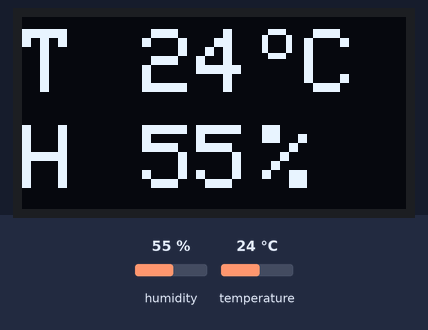
This sketch was run on a simulated Arduino Uno, built with avr-gcc and run on an emulated ATmega328P. Shown: 128×64 one-colour display. The inputs (shaded band) are chosen by the test bench; at power-on: humidity 55 %, temperature 24 °C. What the sketch prints to the serial monitor is not drawn.

Above: at 10.9 s.
11.0 s: humidity set to 22 %
At 16.3 s:
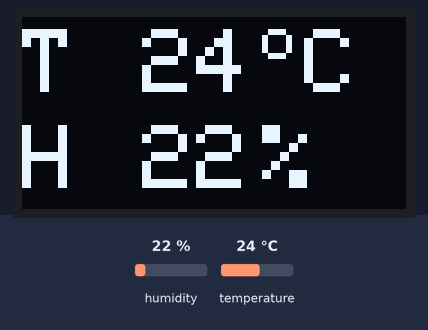
18.5 s: temperature set to 12 °C
At 20.8 s:
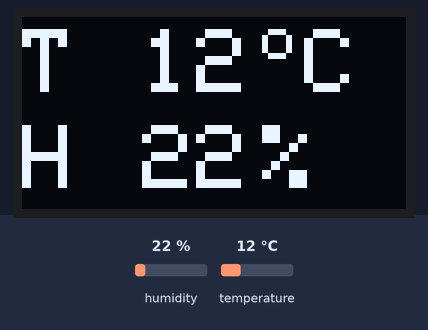
26.0 s: humidity set to 40 %
At 31.1 s:
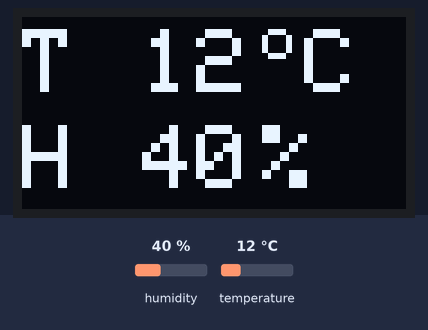
33.5 s: temperature set to 19 °C
At 36.9 s:
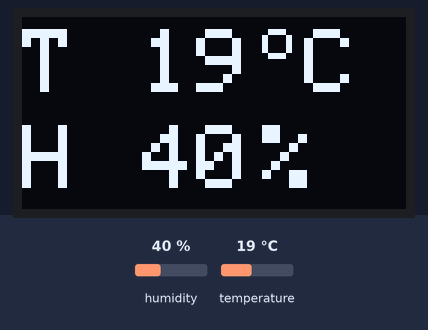
Timing chart, 0 to 38.4 s (numbered marks = the images above; inputs shaded):
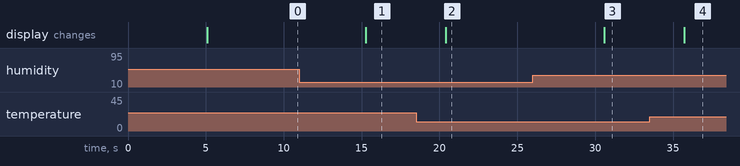

The sketch:

oled_test.ino
```cpp
#include <SPI.h>
#include <Wire.h>
#include <Adafruit_GFX.h>
#include <Adafruit_SSD1306.h>
#include "DHT.h"

#define DHTPIN 2
#define DHTTYPE DHT22   // DHT 22  (AM2302), AM2321

#define SCREEN_WIDTH 128 // OLED display width, in pixels
#define SCREEN_HEIGHT 64 // OLED display height, in pixels

// Declaration for an SSD1306 display connected to I2C (SDA, SCL pins)
// The pins for I2C are defined by the Wire-library.
// On an arduino UNO:       A4(SDA), A5(SCL)
#define OLED_RESET     4 // Reset pin # (or -1 if sharing Arduino reset pin)
#define SCREEN_ADDRESS 0x3C ///<  0x3C for 128x32
Adafruit_SSD1306 display(SCREEN_WIDTH, SCREEN_HEIGHT, &Wire, OLED_RESET);

DHT dht(DHTPIN, DHTTYPE);

float tempCheck = 0;
float humidityCheck = 0;
void setup() {
  Serial.begin(9600);
  dht.begin();
  // SSD1306_SWITCHCAPVCC = generate display voltage from 3.3V internally
  if(!display.begin(SSD1306_SWITCHCAPVCC, SCREEN_ADDRESS)) {
    Serial.println(F("SSD1306 allocation failed"));
    for(;;); // Don't proceed, loop forever
  }
}

void loop() {
  // Wait a few seconds between measurements.
  delay(5000);

  // Reading temperature or humidity takes about 250 milliseconds!
  // Sensor readings may also be up to 2 seconds 'old' (its a very slow sensor)
  float h = dht.readHumidity();
  // Read temperature as Celsius (the default)
  float t = dht.readTemperature();
  // Read temperature as Fahrenheit (isFahrenheit = true)
  float f = dht.readTemperature(true);

  // Check if any reads failed and exit early (to try again).
  if (isnan(h) || isnan(t) || isnan(f)) {
    Serial.println(F("Failed to read from DHT sensor!"));
    return;
  }

  // Compute heat index in Fahrenheit (the default)
  float hif = dht.computeHeatIndex(f, h);
  // Compute heat index in Celsius (isFahreheit = false)
  float hic = dht.computeHeatIndex(t, h, false);

  Serial.print(F("Humidity: "));
  Serial.print(h);
  Serial.print(F("%  Temperature: "));
  Serial.print(t);
  Serial.print(F("°C "));
  Serial.print(f);
  Serial.print(F("°F  Heat index: "));
  Serial.print(hic);
  Serial.print(F("°C "));
  Serial.print(hif);
  Serial.println(F("°F"));

  temperatureText(t,h);
}

void temperatureText(float t, float h) {
  if(tempCheck != t || humidityCheck != h){

  display.clearDisplay();

  tempCheck = t;
  display.setTextSize(3);
  display.setTextColor(SSD1306_WHITE);
  display.setCursor(0, 4);
  display.println("T");
  display.setTextSize(3);
  display.setTextColor(SSD1306_WHITE);
  display.setCursor(40, 4);
  display.println(String(t, 0));
  display.setTextSize(3);
  display.setTextColor(SSD1306_WHITE);
  display.setCursor(94, 4);
  display.println("C");
  display.setTextSize(2);
  display.setTextColor(SSD1306_WHITE);
  display.setCursor(80, 0);
  display.println("o");

  humidityCheck = h;
  display.setTextSize(3);
  display.setTextColor(SSD1306_WHITE);
  display.setCursor(0, 36);
  display.println("H");
  display.setTextSize(3);
  display.setTextColor(SSD1306_WHITE);
  display.setCursor(40, 36);
  display.println(String(h, 0));
  display.setTextSize(3);
  display.setTextColor(SSD1306_WHITE);
  display.setCursor(80, 36);
  display.println("%");

  display.display();
  delay(100);
  }
}
```

Measured:
- after the input at 11.0 s, the display: changes after 4.3 s (image 1)
- after the input at 18.5 s, the display: changes after 1.9 s (image 2)
- after the input at 26.0 s, the display: changes after 4.6 s (image 3)
- after the input at 33.5 s, the display: changes after 2.2 s (image 4)
